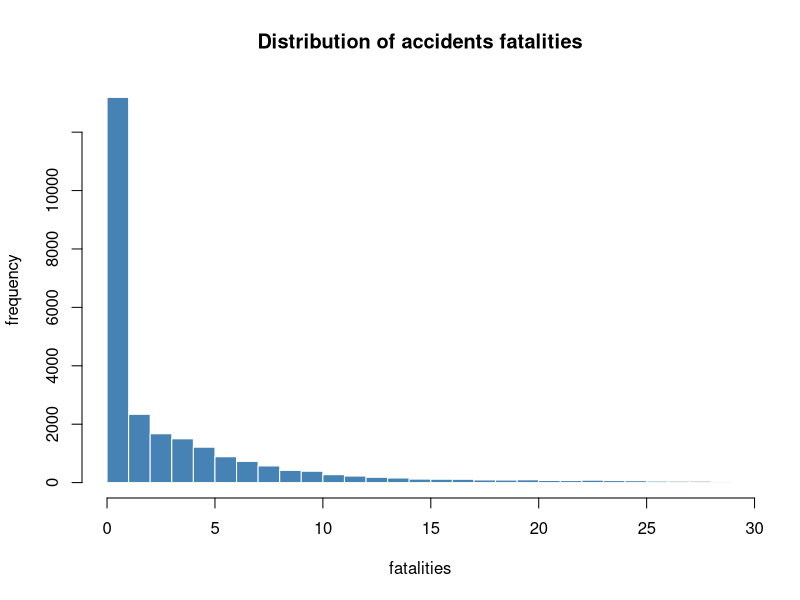

The R script that drew this image:
## 2019-03-14
## @ancv

## -----------------------------------------------------------------------------
## Load packages and import data

accidents <- read.csv("../data/baaa-aircraft-accidents.csv",
                      stringsAsFactors = FALSE)

dim(accidents)
sapply(accidents, class)
head(accidents)
tail(accidents)
summary(accidents)

## -----------------------------------------------------------------------------
## Clean data

## check duplicated records
anyDuplicated(accidents)
dup_records <- accidents[duplicated(accidents), ] # 56 cases

## see them all
merge(accidents, dup_records, by = c("Date", "AC_Type", "Fatalities",
                                     "Location", "Registration", "Operator"))

## remove duplicated records
accidents <- accidents[!duplicated(accidents), ]

accidents$Date <- as.Date(accidents$Date, format = "%b %d, %Y")
summary(accidents$Date)
## from 1918 to 2019

length(unique(accidents$Operator))
## 4154 unique operators
table(accidents$Operator == "") * 100 / nrow(accidents)
## 74% are empty character
accidents$Operator[accidents$Operator == ""] <- NA
table(is.na(accidents$Operator)) * 100 / nrow(accidents)
## 80% are NAs


length(unique(accidents$AC_Type))
## 1080 types of AC
anyNA(accidents$AC_Type)
any(accidents$AC_Type == "")
accidents$AC_Type[accidents$AC_Type == ""] <- NA

sum(is.na(accidents$AC_Type)) * 100 / nrow(accidents)

## top 10 types of AC
sort(table(forcats::fct_lump(accidents$AC_Type, n = 10)))
sort(table(forcats::fct_lump(accidents$AC_Type, n = 20)))

boeing <- accidents$AC_Type[grepl("Boeing", accidents$AC_Type)]
length(boeing)                          # 1271
sort(table(boeing))                     # both commercial and military AC

airbus <- accidents$AC_Type[grepl("Airbus", accidents$AC_Type)]
length(airbus)                          # 75
sort(table(airbus))

length(accidents$AC_Type[grepl("Boeing 737 MAX", accidents$AC_Type)])
## only 2 case of B737 MAX

anyNA(accidents$Fatalities)
hist(accidents$Fatalities[accidents$Fatalities < 30],
     breaks = 30, col = "steelblue", border = "white",
     xlab = "fatalities", ylab = "frequency",
     main = "Distribution of accidents fatalities")

anyNA(accidents$Registration)
length(unique(accidents$Registration)) / nrow(accidents)
## 95% are unique registrations

## -----------------------------------------------------------------------------
## Export

## save(accidents, file = "../data/cleaned-baaa-aircraft-accidents.RData")
